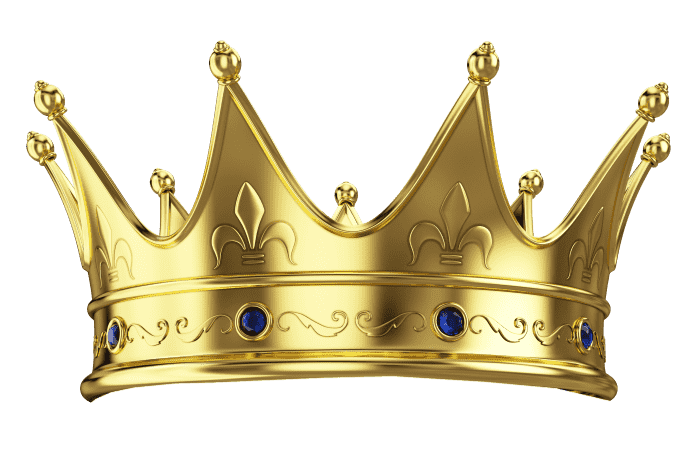
#> input picture assets/crown.png, 700 x 469 px
$ python -i image.py   (imports and definitions only)
#> lines starting #> are read from the running program, lines starting #| are printed output that depends on the picture
#> further down, picture is the input picture: PIL image 700x469 P; mean R, G, B, A 112.2, 129.7, 82, 95.8
from PIL import Image, ImageEnhance

def cinematic_bw(img):
    img = img.convert("L").convert("RGB")
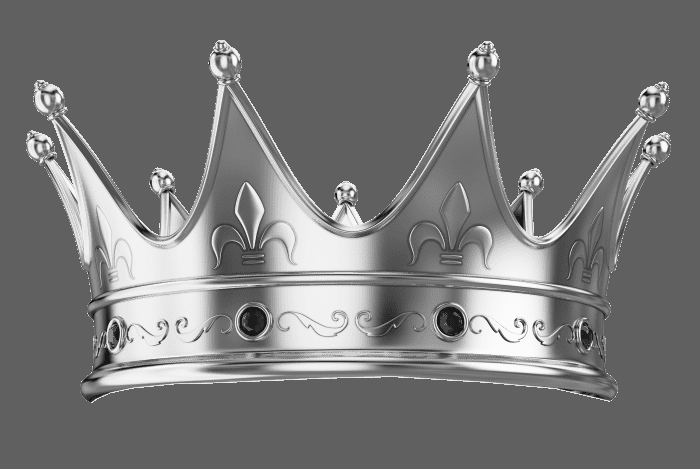
#> img: PIL image 700x469 RGB; min 23, max 251, mean 119.2

    enhancer = ImageEnhance.Contrast(img)
    img = enhancer.enhance(1.8)
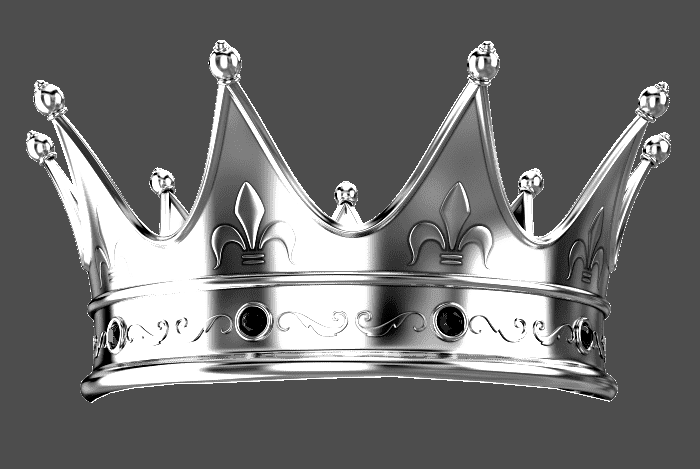
#> img: PIL image 700x469 RGB; min 0, max 255, mean 110.8

    return img


def resize_square(img, size=1024):
    return img.resize((size,size))

>>> from PIL import Image
>>> picture = Image.open('../assets/crown.png')
>>> result = cinematic_bw(picture)

$ run again, on assets/devil.png
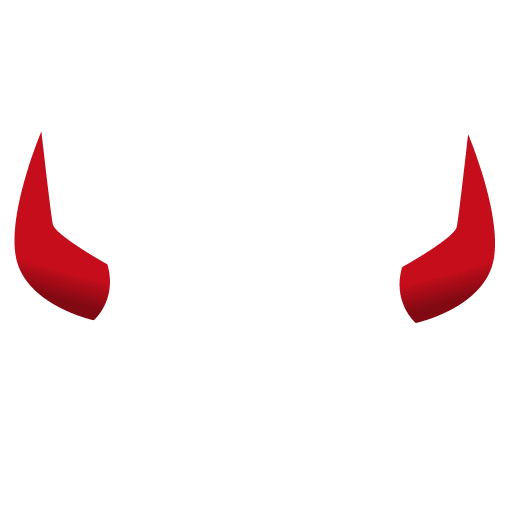
#> input picture assets/devil.png, 1024 x 1024 px (shown at 1/2 size)
#> picture is the input picture: PIL image 1024x1024 P; mean R, G, B, A 77.8, 105.9, 72.9, 15.4
#> in cinematic_bw, `img = img.convert("L").convert("RGB")`:
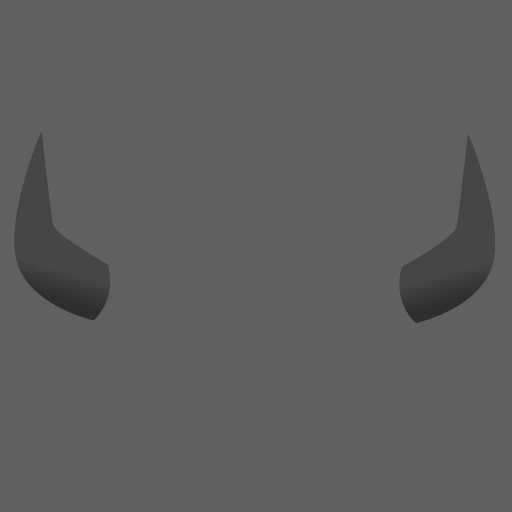
#> img: PIL image 1024x1024 RGB (shown at 1/2 size); min 46, max 96, mean 94.1
#> in cinematic_bw, `img = enhancer.enhance(1.8)`:
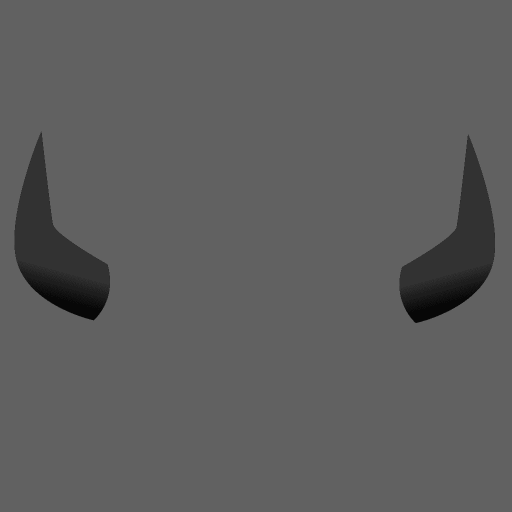
#> img: PIL image 1024x1024 RGB (shown at 1/2 size); min 7, max 97, mean 93.6

$ run again, on assets/lightning.png
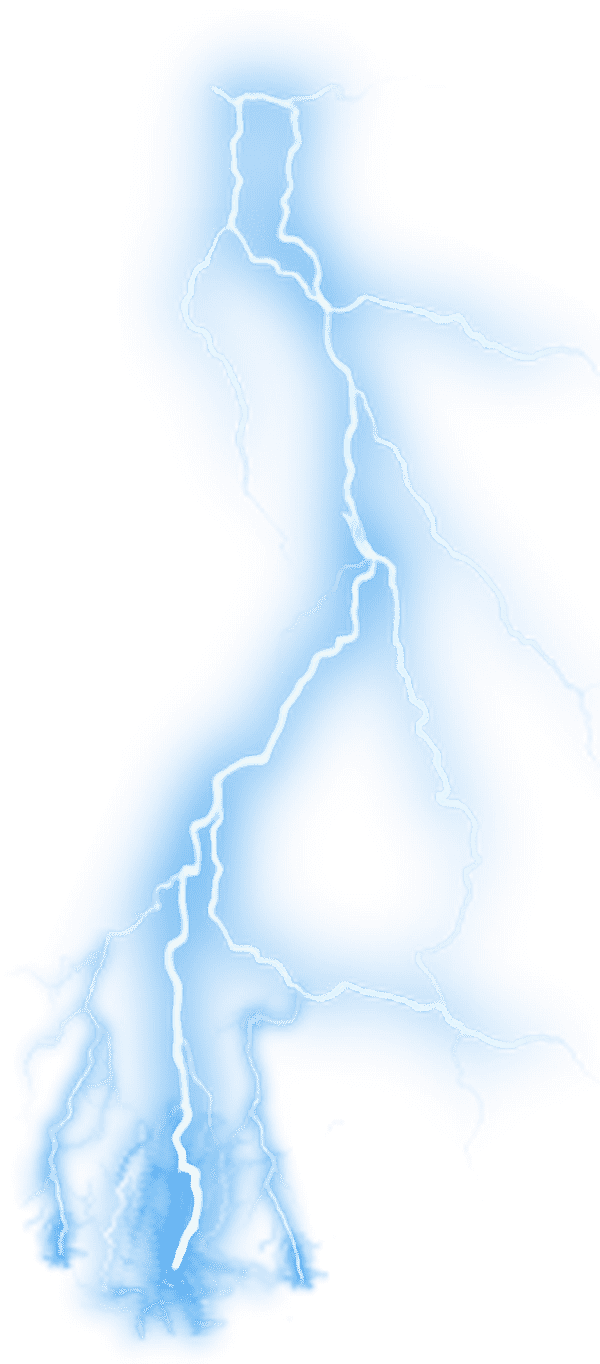
#> input picture assets/lightning.png, 600 x 1364 px
#> picture is the input picture: PIL image 600x1364 P; mean R, G, B, A 70.5, 138.3, 168.9, 32.9
#> in cinematic_bw, `img = img.convert("L").convert("RGB")`:
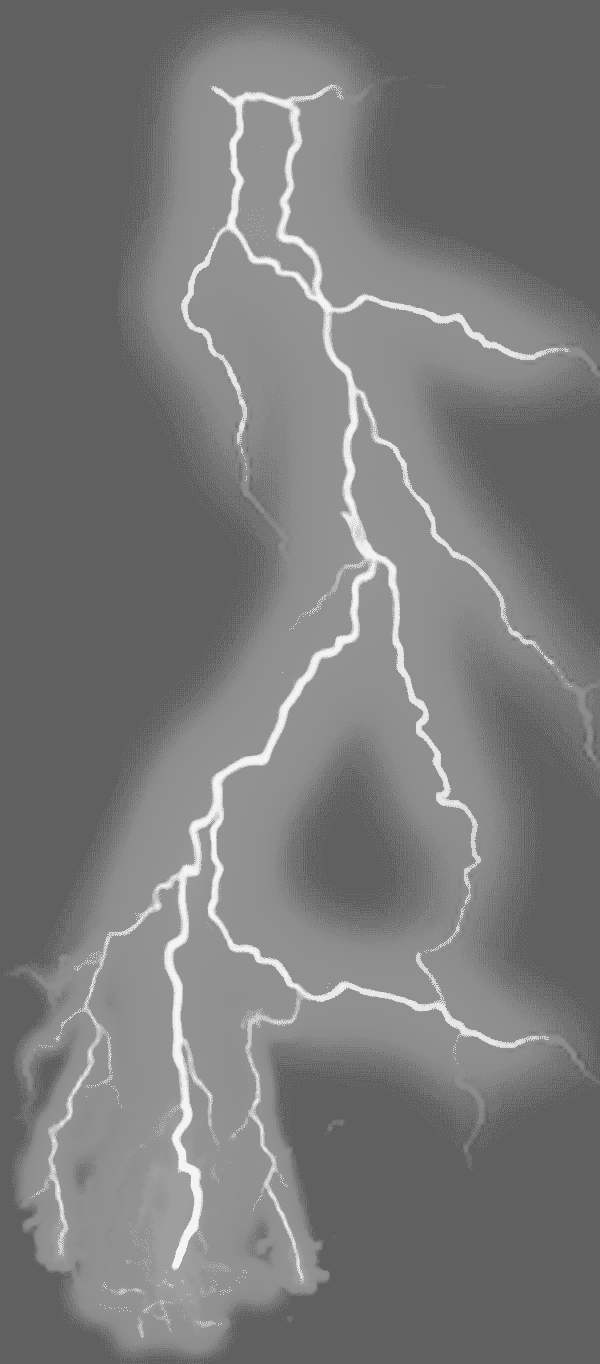
#> img: PIL image 600x1364 RGB; min 96, max 244, mean 121.6
#> in cinematic_bw, `img = enhancer.enhance(1.8)`:
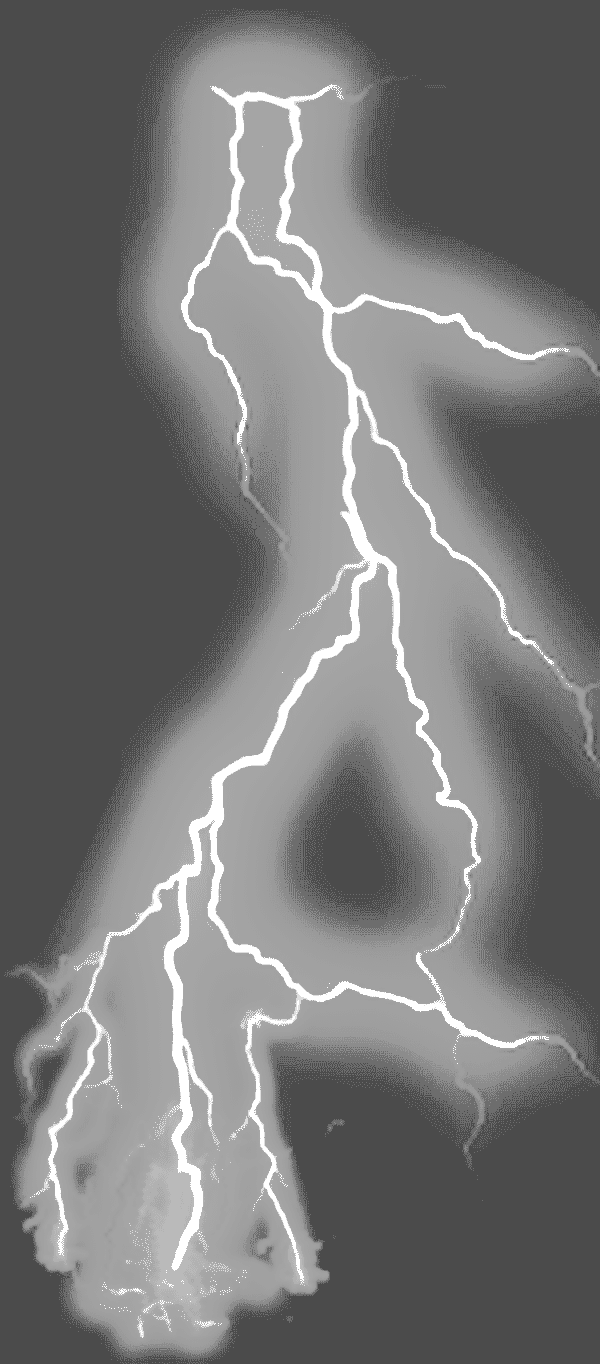
#> img: PIL image 600x1364 RGB; min 75, max 255, mean 119.3
